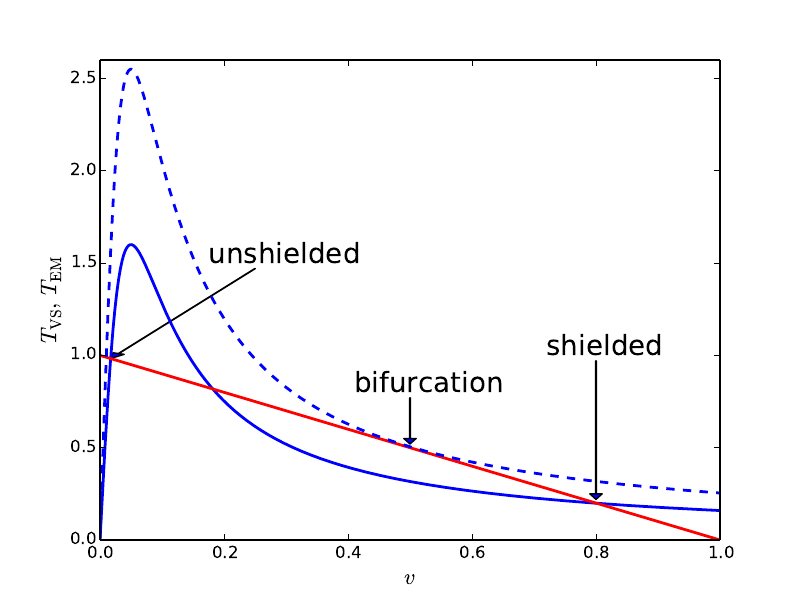

Generate this figure with Python:
import matplotlib.pyplot as plt
import numpy as np

zeta = 5.e-2
I    = 1.

def Tvs(v):

    return 1. - v

tvs = np.vectorize(Tvs)

def Tem(v):

    return 0.25 * I*I * v /(zeta*zeta + v*v)

tem = np.vectorize(Tem)

v1 = np.arange(0., 1., 1.e-3)
np.append(v1, 1.)

plt.xlim(0.,1.)
plt.ylim(0.,2.6)
plt.xlabel(r'$v$', fontsize=16)
plt.ylabel(r'$T_{\rm VS},\, T_{\rm EM}$', fontsize=16)

I = 0.8
plt.plot(v1, tem(v1), linewidth=2, color='blue')

plt.plot(v1, tvs(v1), linewidth=2, color='red')

I = 1.01
plt.plot(v1, tem(v1), linewidth=2, linestyle='dashed',color='blue')

plt.text(0.72, 1., 'shielded', fontsize=20, color='black')
plt.arrow(0.8, 0.97, 0., -0.72)

plt.text(0.175, 1.5, 'unshielded', fontsize=20, color='black')
plt.arrow(0.25, 1.47, -0.22, -0.46)

plt.text(0.41, 0.8, 'bifurcation', fontsize=20, color='black')
plt.arrow(0.5, 0.77, 0., -0.22)

plt.savefig("Torque.pdf")

plt.show()

